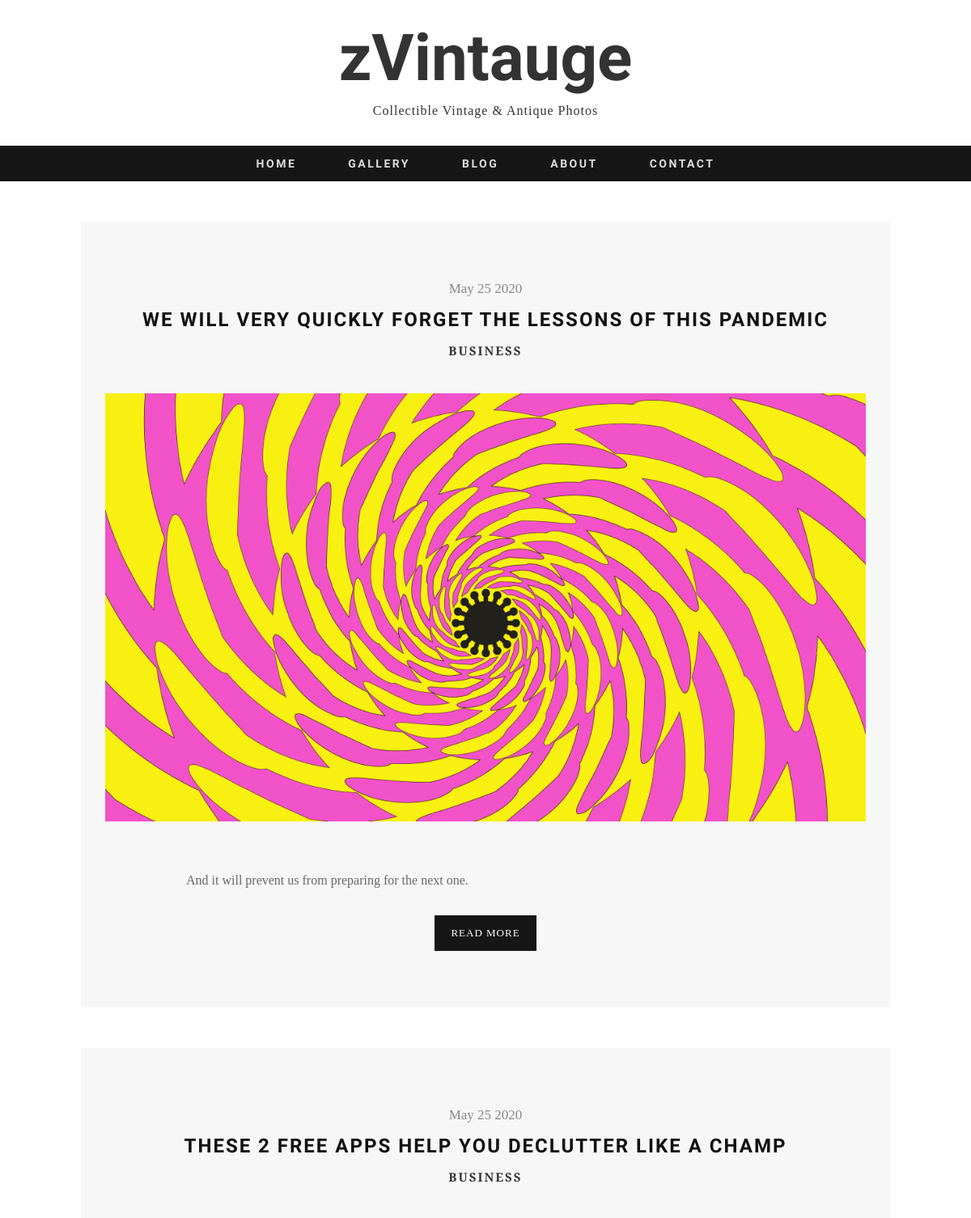
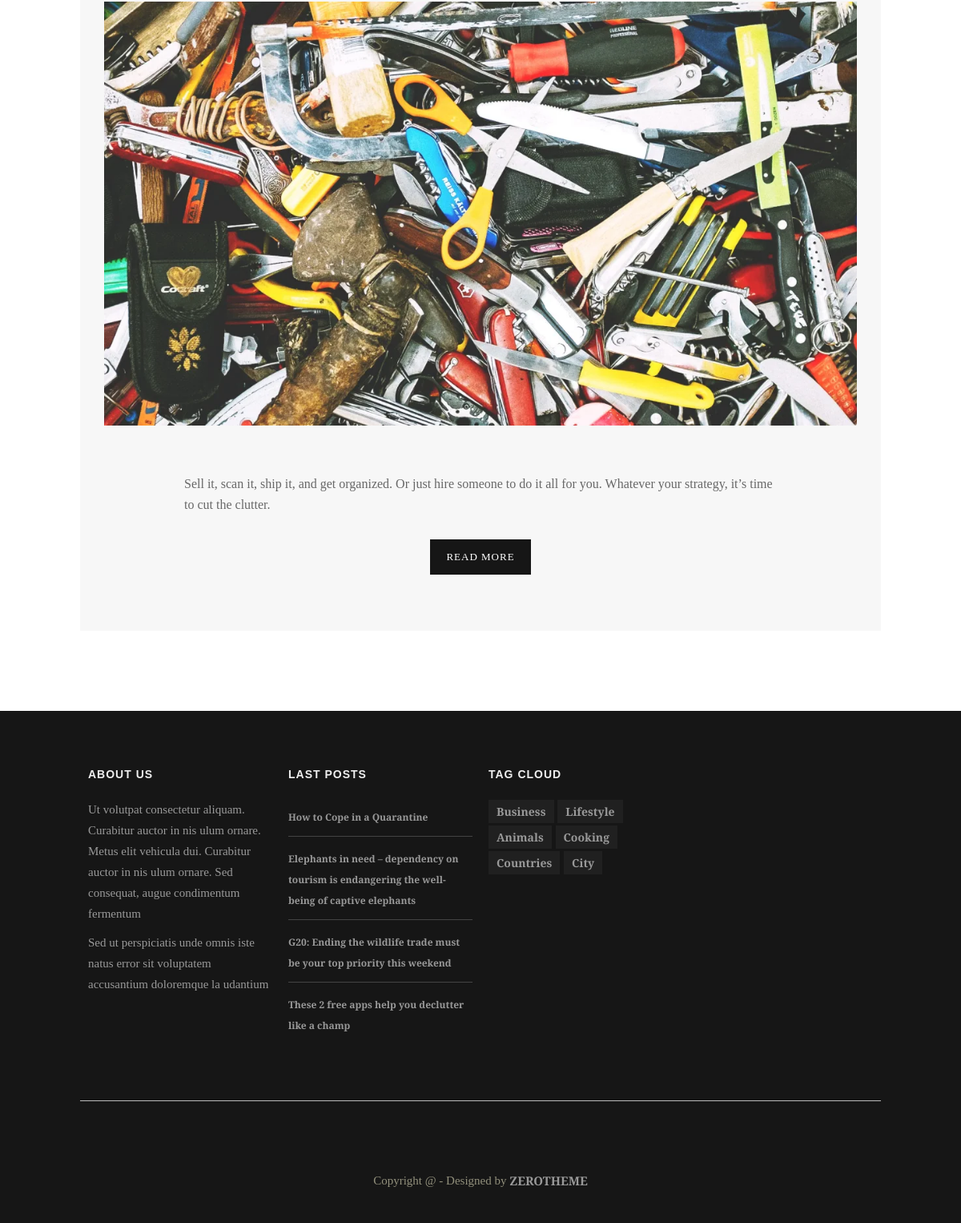
The page /blog/tag/business/ on the database its author committed (2 pictures, top to bottom).
### blog/models.py (models this page shows, shortened)
class Article(models.Model):
    title = models.CharField(max_length = 255)
    min_text = models.CharField(max_length = 1023, blank = True, default="")
    text = models.TextField()
    tags = models.ManyToManyField(Tag)
    date_created = models.DateTimeField(auto_now_add = True)
    image = models.ImageField(upload_to = 'images', null = True, blank = True)
    def get_absolute_url(self):
        return reverse('article_detail_url', kwargs = { 'id' : self.id })

class Tag(models.Model):
    name = models.CharField(max_length = 50)
    def get_absolute_url(self):
        return reverse('tag_detail_url', kwargs = { 'tagname' : self.name })

### blog/views.py (the view)
# urls.py: path('tag/<str:tagname>/', views.TagDetail.as_view(), name = 'tag_detail_url')
class TagDetail(View):
    def get(self, request, tagname):
        tag = Tag.objects.get(name = tagname)
        articles = tag.article_set.all()
        context = {
            'tag': tag,
            'object_list': articles
        }
        return render(request, 'blog/tag_detail.html', context)

### blog/templatetags/blog_extras.py (called while the page is built)
@register.simple_tag
def get_tags():
    tags = Tag.objects.all()
    return tags

@register.simple_tag
def get_last_posts():
    posts = Article.objects.order_by('-date_created')[:4]
    return posts

### blog/templates/blog/tag_detail.html (shortened to what this page needs)
{% extends 'base_blog.html' %}
{% block content %}
	{% include 'includes/articles.html' %}
{% endblock %}

### blog/templates/includes/articles.html
<section id="container">
    <div class="wrap-container">
        <div id="main-content">
            <div class="wrap-content">
                <div class="row">
                    {% for article in object_list %}
                        <article class="single-post zerogrid">
                            <div class="row wrap-post">
                                <div class="entry-header">
                                    <span class="time">{{ article.date_created|date:'F j Y' }}</span>
                                    <h2 class="entry-title"><a href="{{ article.get_absolute_url }}">{{ article.title }}</a></h2>
                                    <span class="cat-links">
                                        {% include 'includes/tags_list.html' %}
                                    </span>
                                </div>
                                <div class="post-thumbnail-wrap">
                                    {% if article.image %}
                                        <img src="{{ article.image.url }}" alt="{{ article.image }}"/>
                                    {% endif %}
                                </div>
                                <div class="entry-content">
                                    <p>{{ article.min_text }}</p>
                                    <center><a class="button " href="{{ article.get_absolute_url }}">Read More</a></center>
                                </div>
                            </div>
                        </article>
                    {% endfor %}
                </div>
            </div>
        </div>
    </div>
</section>

### blog/templates/includes/tags_list.html
{% for tag in article.tags.all %}
    {% if forloop.counter == article.tags.all.count %}
        <a href="{{ tag.get_absolute_url }}">{{ tag.name }}</a>
    {% else %}
        <a href="{{ tag.get_absolute_url }}">{{ tag.name }}</a>,
    {% endif %}
{% endfor %}

### blog/templates/includes/footer.html (shortened to what this page needs)
{% load blog_extras %}
<footer>
    <div class="zerogrid wrap-footer">
        <div class="row">
            <div class="col-1-4 col-footer-1">
                <div class="wrap-col">
                    <h3 class="widget-title">About Us</h3>
                    <p>Ut volutpat consectetur aliquam. Curabitur auctor in nis ulum ornare. Metus elit vehicula dui. Curabitur auctor in nis ulum ornare. Sed consequat, augue condimentum fermentum</p>
                    <p>Sed ut perspiciatis unde omnis iste natus error sit voluptatem accusantium doloremque la udantium</p>
                </div>
            </div>
            <div class="col-1-4 col-footer-2">
                <div class="wrap-col">
                    <h3 class="widget-title">Last Posts</h3>
                    <ul>
                        {% get_last_posts as posts %}
                        {% for post in posts %}
                            <li><a href="{{ post.get_absolute_url }}">{{ post.title }}</a></li>
                        {% endfor %}
                    </ul>
                </div>
            </div>
            <div class="col-1-4 col-footer-3">
                <div class="wrap-col">
                    <h3 class="widget-title">Tag Cloud</h3>
                    {% get_tags as tags %}
                    {% for tag in tags %}
                        <a href="{{ tag.get_absolute_url }}">{{ tag.name }}</a>
                    {% endfor %}
                </div>
            </div>
        </div>
    </div>
    <div class="zerogrid bottom-footer">
        <div class="row">
            <div class="bottom-social">
                <a href="#"></a>
                <a href="#"></a>
                <a href="#"></a>
                <a href="#"></a>
                <a href="#"></a>
                <a href="#"></a>
                <a href="#"></a>
                <a href="#"></a>
            </div>
        </div>
        <div class="copyright">
            Copyright @ - Designed by <a href="https://www.zerotheme.com" title="free website templates">ZEROTHEME</a>
        </div>
    </div>
</footer>

### static/css/zerogrid.css (style rules this page uses)
.zerogrid { width: 1000px; position: relative; margin: 0 auto; padding: 0px; }
.zerogrid:after { content: "\0020"; display: block; height: 0; clear: both; visibility: hidden; }
.zerogrid .row:before,.row:after { content: '\0020'; display: block; overflow: hidden; visibility: hidden; width: 0; height: 0; }
.zerogrid .row:after { clear: both; }
.zerogrid .row { zoom: 1; }
.zerogrid .wrap-col { margin:10px; }
.zerogrid .col-1-2, .zerogrid .col-1-3, .zerogrid .col-2-3, .zerogrid .col-1-4, .zerogrid .col-2-4, .zerogrid .col-3-4, .zerogrid .col-1-5, .zerogrid .col-2-5, .zerogrid .col-3-5, .zerogrid .col-4-5, .zerogrid .col-1-6, .zerogrid .col-2-6, .zerogrid .col-3-6, .zerogrid .col-4-6, .zerogrid .col-5-6 { float:left; display: inline-block; }
.zerogrid .col-1-4,.zerogrid .col-1-4-fixed { width:25%; }

### rows shown on the page
Article: date_created "May 25 2020", title "WE WILL VERY QUICKLY FORGET THE LESSONS OF THIS PANDEMIC", image (picture), min_text "And it will prevent us from preparing for the next one."
Tag: name "BUSINESS", name "Business"
Article: date_created "May 25 2020", title "THESE 2 FREE APPS HELP YOU DECLUTTER LIKE A CHAMP", image (picture), min_text "Sell it, scan it, ship it, and get organized. Or just hire someone to do it all for you. Whatever your strategy, it’s time to cut the clutter.", title "These 2 free apps help you declutter like a champ"
Article: title "How to Cope in a Quarantine"
Article: title "Elephants in need – dependency on tourism is endangering the well-being of captive elephants"
Article: title "G20: Ending the wildlife trade must be your top priority this weekend"
Tag: name "Lifestyle"
Tag: name "Animals"
Tag: name "Cooking"
Tag: name "Countries"
Tag: name "City"
